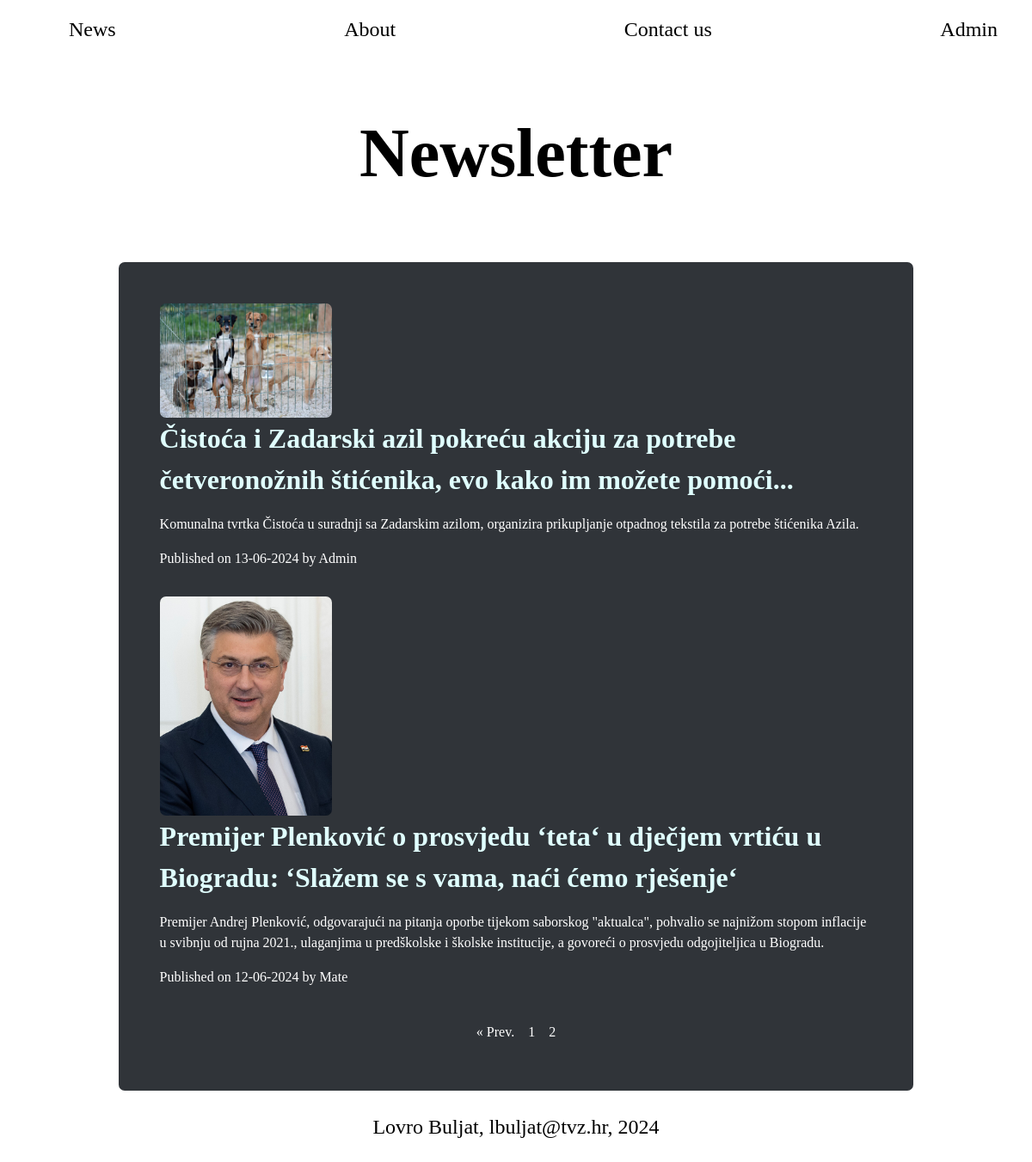
The app's page /index.php?page=2 with its own data.
### tables this page shows
CREATE TABLE `articles` (
  `id` bigint(20) NOT NULL,
  `title` varchar(225) NOT NULL,
  `excerpt` tinytext NOT NULL,
  `content` text NOT NULL,
  `author` varchar(120) NOT NULL,
  `publish_date` date NOT NULL DEFAULT current_timestamp(),
  `pictures` varchar(225) NOT NULL
);

### index.php (the view, shortened to what this page needs)
<?php
    require_once "../Newsletter/include/database.php";
    if(!is_null($db_conn)){
        $pg_limit = 3;
        $page = isset($_GET['page']) ? (int) $_GET['page'] : 1;
        $start_point = ($page - 1) * $pg_limit;
        $stmt = $db_conn->prepare("SELECT * FROM articles");
        $stmt->execute();
        $total_articles = $stmt->rowCount();
        $number_of_pages = ceil($total_articles / $pg_limit);
        $statement = $db_conn->prepare("SELECT * FROM articles
                                    ORDER BY id
                                    DESC LIMIT $start_point, $pg_limit");
        $statement->execute();
        $articles = $statement->fetchAll(PDO::FETCH_OBJ);
    }
?>
<!DOCTYPE html>
<html lang="en">
<head>
    <link href="style.css" rel="stylesheet">
</head>
<body>
   <?php include("include/header.php"); ?>
    <main class="container">
        <section class="articles">
        <?php
            foreach($articles as $key => $article){
                print '<article>
                <img src="./images/'.$article->pictures.'">
                <div class="news_display">
                    <h1><a href="single.php?id='.$article->id.'">'.$article->title.'</a></h1>
                    <p>'.$article->excerpt.'</p>
                    <time>Published on '.date("d-m-Y",strtotime($article->publish_date)).' by '.$article->author.'</time>
                </div>
            </article>';
            };
        ?>
        </section>
        <nav class="pagination">
            <ul>
            <?php if($page >1) :?>
                <li><a href="index.php?page=<?php echo ($page - 1); ?>">&laquo; Prev.</a></li>
                <?php endif ?>
                <?php for($i = 1; $i <= $number_of_pages; $i++) : ?>
                <li><a href="index.php?page=<?= $i ?>"><?= $i ?></a></li>
                <?php endfor ?>
            </ul>
        </nav>
    </main>
    <?php include("include/footer.php");?>
</body>
</html>

### style.css (style rules this page uses)
body { background-color: #fff; color: #fff; line-height: 1.5; }
main { background-color: #303439; padding: 3rem; }
img { max-width:100% ; max-height: 100%; }
.articles article { display: flex; justify-content: flex-start; align-items: flex-start; flex-wrap: wrap; margin-bottom: 2rem; }
.news_display a { text-decoration: none; color: lightcyan; }
.news_display h1 { margin: 0px; padding: 0px; font-size: 2rem; }
.pagination ul { max-width: 50%; text-align: center; margin:0 auto; padding: 0; display:flex; justify-content: center; }
.pagination li { margin:0; padding: 0; list-style-type: none; }
.pagination li a { display: block; padding: 0.5rem; color: white; text-decoration: none; }

### records on screen
articles: pictures (picture), title "Čistoća i Zadarski azil pokreću akciju za potrebe četveronožnih štićenika, evo kako im možete pomoći...", excerpt "Komunalna tvrtka Čistoća u suradnji sa Zadarskim azilom, organizira prikupljanje otpadnog tekstila za potrebe štićenika Azila.", publish_date "13-06-2024", author "Admin"
articles: pictures (picture), title "Premijer Plenković o prosvjedu ‘teta‘ u dječjem vrtiću u Biogradu: ‘Slažem se s vama, naći ćemo rješenje‘", excerpt "Premijer Andrej Plenković, odgovarajući na pitanja oporbe tijekom saborskog \"aktualca\", pohvalio se najnižom stopom inflacije u svibnju od rujna 2021., ulaganjima u predškolske i školske institucije, a govoreći o prosvjedu odgojiteljica u Biogradu.", publish_date "12-06-2024", author "Mate"
